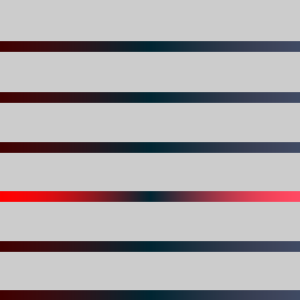
Frame 1 (no input)
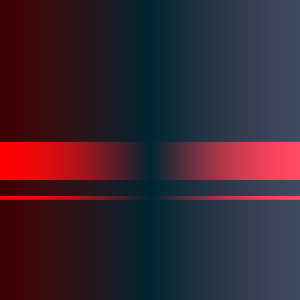
Frame 60 (the mouse pressed at the canvas centre just before this capture)
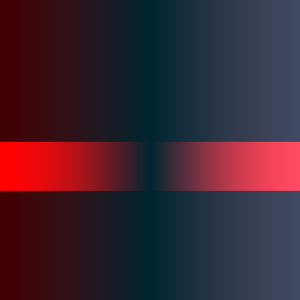
Frame 120 (the mouse held since frame 60 and released just before this capture)

The Processing sketch that drew these frames (run headless with seeded random() and noise(); from frame 60 on, the mouse is pressed at the canvas centre):

// Processing sketch: Sample_2_withMovement
// ── Sample_2_withMovement.pde
float[] coswave;
int waveDepth = 50;
Wave[] waves;
Wave2[] waves2;

void setup() {
  size(300, 300);
  coswave = new float[width];
  for (int i = 0; i < coswave.length; i++) {
    float amount = map(i, 0, width, 0,PI);
    coswave[i] = abs(cos(amount));
  }
  
  int count = height / waveDepth;
  waves = new Wave[count];
  for(int i = 0; i < count; i++) {
      waves[i] = new Wave(i*waveDepth, waveDepth, random(1,4), waveDepth, int(random(3)),10 ); 
  }
  
  //waves2 = new Wave2[count];
  //for(int i = 0; i < count; i++) {
  //    waves2[i] = new Wave2(i*waveDepth, waveDepth, random(1,4), waveDepth, int(random(3)),10 ); 
  //}
}

void draw() {
  fill(0);
  for (Wave wav : waves) {
    wav.update();
    wav.display();
  }
  //for (Wave2 wav : waves2) {
  //  wav.update();
  //  wav.display();
  //}
}

// ── Waves.pde
class Wave {
  int yOffset;
  float y, len;
  int waveDepth;
  float speed;   
  int pattern;
  private float[] wavePoints;
  
  int yDirection = 1;
  

  
  // Contructor
  Wave(int _yOffset, int _y, float _speed, int _waveDepth, int _pattern, int _len) {
    yOffset = _yOffset;
    y = _y;
    speed = _speed;
    waveDepth = _waveDepth;
    pattern = _pattern;
    len = _len;
   
    wavePoints = new float[width];
    for (int i = 0; i < coswave.length; i++) {
      float amount = map(i, 0, width, 0,PI);
      wavePoints[i] = abs(cos(amount));
    }

  }
  
  // Custom method for updating the variables
  void update() {
    y = y + (speed * yDirection);
    if (y >= waveDepth || y <= 0) {
      yDirection *= -1;
      y = y + (1 * yDirection);
      speed = random(1,4);
    }
  }
  
  // Custom method for drawing the object
  void display() {
    switch (pattern) {
     case 0:  
       for(int i = 0; i < wavePoints.length; i++) {
           wavePoints[i] = yOffset + y;
           stroke(coswave[i]*255 / 4,i/4, i/3);
           line(i, wavePoints[i]-len, i, wavePoints[i]);   
           stroke(0,0,0,.80);
           line(i, yOffset, i, wavePoints[i]-len);
         }
       break;
     case 1:  
       for(int i = 0; i < wavePoints.length; i++) {
           wavePoints[i] = yOffset + y;
           stroke(coswave[i]*255,i/4, i/3);
           line(i, wavePoints[i]-len, i, wavePoints[i]);
           stroke(0,0,0,.80);
           line(i, yOffset, i, wavePoints[i]-len);
         }
       break;
     case 2:  
       for(int i = 0; i < wavePoints.length; i++) {
           wavePoints[i] = yOffset + y;
           stroke(255 - coswave[i]*255,i/4, i/3);
           line(i, wavePoints[i]-len, i, wavePoints[i]);
           stroke(0);
           line(i, yOffset, i, wavePoints[i]-len);
         }
       break;
     case 3:
       for(int i = 0; i < width; i++) {
           wavePoints[i] = yOffset + y;
           stroke(255 - coswave[i]*255 * PI);
           line(i, wavePoints[i]-len, i, wavePoints[i]);
           stroke(0);
           line(i, yOffset, i, wavePoints[i]-len);
           
         }
       break;
      }
      
  }
}

// ── Waves2.pde
class Wave2 {
  int yOffset;
  float y, len;
  int waveDepth;
  float speed;   
  int pattern;
  private float[] wavePoints;
  
  int yDirection = 1;
  

  
  // Contructor
  Wave2(int _yOffset, int _y, float _speed, int _waveDepth, int _pattern, int _len) {
    yOffset = _yOffset;
    y = _y;
    speed = _speed;
    waveDepth = _waveDepth;
    pattern = _pattern;
    len = _len;
   
    wavePoints = new float[width];
    for(int i = 0; i < wavePoints.length ; i++){
      wavePoints[i] = _yOffset + random(10,20);
    }
  }
  
  // Custom method for updating the variables
  void update() {
    y = y + (speed * yDirection);
    if (y >= waveDepth || y <= 0) {
      yDirection *= -1;
      y = y + (1 * yDirection);
      speed = random(1,4);
    }
  }
  
  // Custom method for drawing the object
  void display() {
    switch (pattern) {
     case 0:  
       for(int i = 0; i < wavePoints.length; i++) {
           wavePoints[i] = yOffset + y;
           stroke(coswave[i]*255 / 4,i/4, i/3);
           line(i, wavePoints[i]-len, i, wavePoints[i]);   
           stroke(0,0,0,.80);
           line(i, yOffset, i, wavePoints[i]-len);
         }
       break;
     case 1:  
       for(int i = 0; i < wavePoints.length; i++) {
           wavePoints[i] = yOffset + y;
           stroke(coswave[i]*255,i/4, i/3);
           line(i, wavePoints[i]-len, i, wavePoints[i]);
           stroke(0,0,0,.80);
           line(i, yOffset, i, wavePoints[i]-len);
         }
       break;
     case 2:  
       for(int i = 0; i < wavePoints.length; i++) {
           wavePoints[i] = yOffset + y;
           stroke(255 - coswave[i]*255,i/4, i/3);
           line(i, wavePoints[i]-len, i, wavePoints[i]);
           stroke(0);
           line(i, yOffset, i, wavePoints[i]-len);
         }
       break;
     case 3:
       for(int i = 0; i < width; i++) {
           wavePoints[i] = yOffset + y;
           stroke(255 - coswave[i]*255 * PI);
           line(i, wavePoints[i]-len, i, wavePoints[i]);
           stroke(0);
           line(i, yOffset, i, wavePoints[i]-len);
           
         }
       break;
      }
      
  }
}
